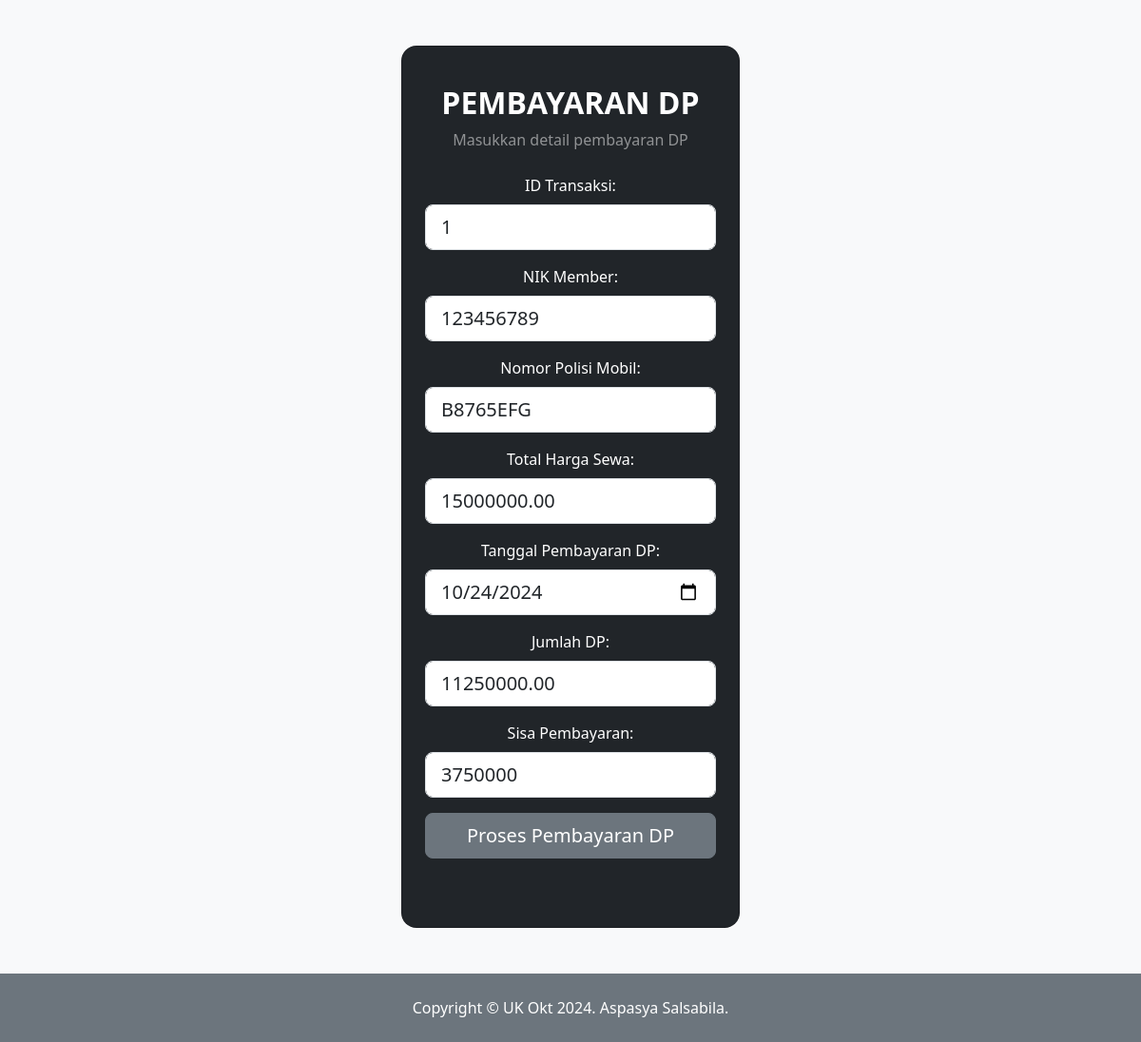
Screenshot of /downpayment.php?id_transaksi=1 (signed in) with the database file from the repository.
### tables this page shows
CREATE TABLE IF NOT EXISTS `tbl_transaksi` (
  `id_transaksi` int NOT NULL AUTO_INCREMENT,
  `nik` int NOT NULL,
  `nopol` varchar(10) NOT NULL,
  `tgl_booking` date NOT NULL,
  `tgl_ambil` date NOT NULL,
  `tgl_kembali` date NOT NULL,
  `supir` tinyint(1) NOT NULL DEFAULT '0',
  `total` decimal(10,2) NOT NULL,
  `downpayment` decimal(10,2) NOT NULL,
  `kekurangan` decimal(10,2) NOT NULL,
  `status` enum('booking','approved','ambil','kembali') NOT NULL,
  PRIMARY KEY (`id_transaksi`)
);

### downpayment.php (the view, shortened to what this page needs)
<?php
include 'koneksi.php';
$id_transaksi = $_GET['id_transaksi'];
$sql_transaksi = "SELECT * FROM tbl_transaksi WHERE id_transaksi = '$id_transaksi'";
$result = $koneksi->query($sql_transaksi);
$transaksi = $result->fetch_assoc();
?>
<!DOCTYPE html>
<html lang="id">
<head>
    <link href="https://cdn.jsdelivr.net/npm/bootstrap@5.3.0/dist/css/bootstrap.min.css" rel="stylesheet">
</head>
<body class="bg-light">
<section class="vh-100">
    <div class="container py-5">
        <div class="row d-flex justify-content-center align-items-center">
            <div class="col-12 col-md-8 col-lg-5 col-xl-4">
                <div class="card bg-dark text-white" style="border-radius: 1rem;">
                    <div class="card-body p-4 text-center">
                        <div class="mb-md-4 mt-md-3 pb-4">
                            <h2 class="fw-bold mb-2 text-uppercase">Pembayaran DP</h2>
                            <p class="text-white-50 mb-4">Masukkan detail pembayaran DP</p>
                            <form method="POST" action="">
                                <div class="form-outline form-white mb-3">
                                    <label for="id_transaksi" class="form-label">ID Transaksi:</label>
                                    <input type="text" id="id_transaksi" name="id_transaksi" class="form-control form-control-lg" value="<?php echo $transaksi['id_transaksi']; ?>" readonly>
                                </div>
                                <div class="form-outline form-white mb-3">
                                    <label for="nik" class="form-label">NIK Member:</label>
                                    <input type="text" id="nik" name="nik" class="form-control form-control-lg" value="<?php echo $transaksi['nik']; ?>" readonly>
                                </div>
                                <div class="form-outline form-white mb-3">
                                    <label for="nopol" class="form-label">Nomor Polisi Mobil:</label>
                                    <input type="text" id="nopol" name="nopol" class="form-control form-control-lg" value="<?php echo $transaksi['nopol']; ?>" readonly>
                                </div>
                                <div class="form-outline form-white mb-3">
                                    <label for="total" class="form-label">Total Harga Sewa:</label>
                                    <input type="text" id="total" name="total" class="form-control form-control-lg" value="<?php echo $transaksi['total']; ?>" readonly>
                                </div>
                                <div class="form-outline form-white mb-3">
                                    <label for="tgl_bayar" class="form-label">Tanggal Pembayaran DP:</label>
                                    <input type="date" id="tgl_bayar" name="tgl_bayar" class="form-control form-control-lg" required>
                                </div>
                                <div class="form-outline form-white mb-3">
                                    <label for="dp" class="form-label">Jumlah DP:</label>
                                    <input type="number" id="dp" name="dp" class="form-control form-control-lg" value="<?php echo $transaksi['downpayment']; ?>" readonly>
                                </div>
                                <div class="form-outline form-white mb-3">
                                    <label for="sisa_pembayaran" class="form-label">Sisa Pembayaran:</label>
                                    <input type="text" id="sisa_pembayaran" name="sisa_pembayaran" class="form-control form-control-lg" value="<?php echo $transaksi['total'] - $transaksi['downpayment']; ?>" readonly>
                                </div>
                                <div class="text-center">
                                    <button type="submit" name="submit_dp" class="btn btn-secondary btn-lg w-100">Proses Pembayaran DP</button>
                                </div>
                            </form>
                        </div>
                    </div>
                </div>
            </div>
        </div>
    </div>
    <footer class="text-center py-4 bg-secondary text-white w-100 mt-auto">
        Copyright © UK Okt 2024. Aspasya Salsabila.
    </footer>
</section>
</body>
</html>

### downpayment.php (style rules this page uses)
.card { border-radius: 15px; }
.vh-100 { min-height: 100vh; }
footer { width: 100%; position: relative; bottom: 0; }
body { display: flex; flex-direction: column; min-height: 100vh; }
section { flex-grow: 1; }

### rows the page displays
tbl_transaksi: id_transaksi "1", nik "123456789", nopol "B8765EFG", total "15000000.00", dp "11250000.00", sisa_pembayaran "3750000"
